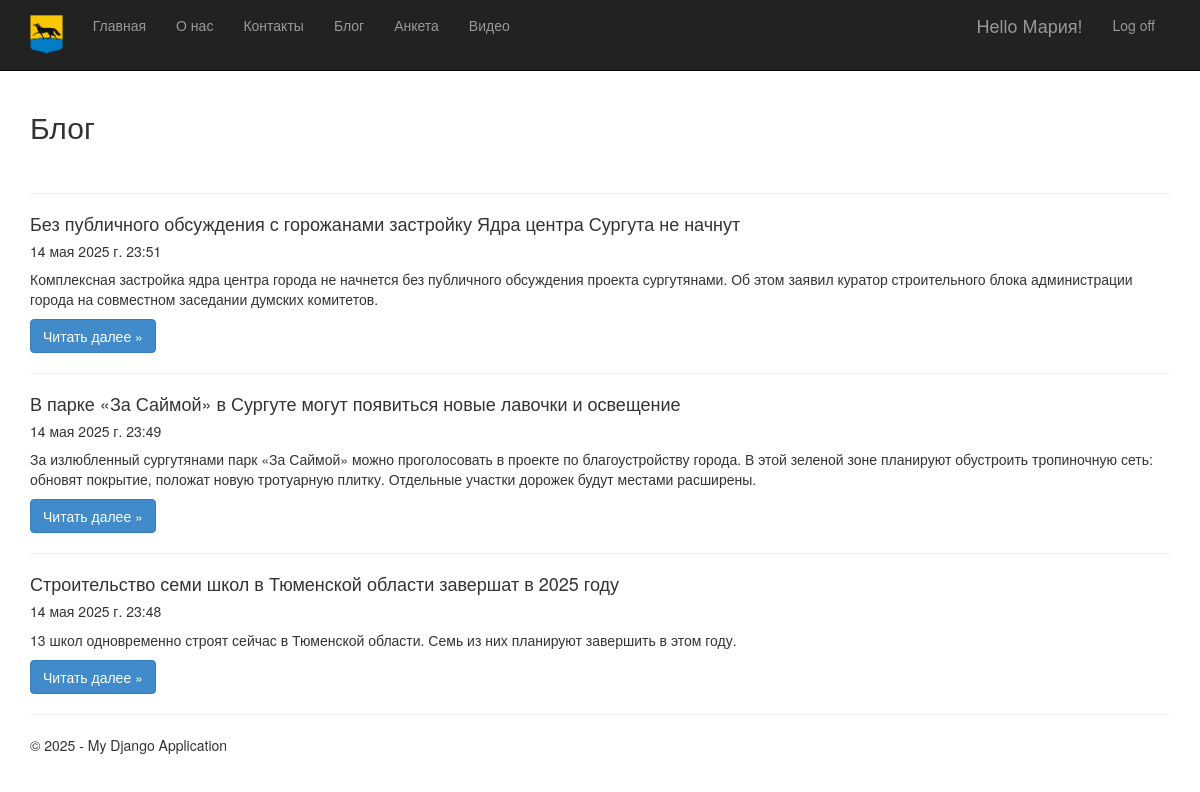
Screenshot of /blog/ (signed in) with the database file from the repository.
### app/models.py (models this page shows, shortened)
class Blog(models.Model):
    title = models.CharField(
        max_length=100,
        unique_for_date="posted",
        verbose_name="Заголовок"
    )
    description = models.TextField(verbose_name="Краткое содержание")
    content = models.TextField(verbose_name="Полное содержание")
    posted = models.DateTimeField(
        default=datetime.now,
        db_index=True,
        verbose_name="Дата публикации"
    )
    author = models.ForeignKey(
        User,
        null=True,
        blank=True,
        on_delete=models.SET_NULL,
        verbose_name="Автор"
    )
    image = models.ImageField(
        upload_to='app/content/blog_images/',
        default='app/content/blog_default.jpg',
        verbose_name="Изображение статьи",
        help_text="Рекомендуемый размер: 1200x800px"
    )
    class Meta:
        db_table = "Posts"
        ordering = ["-posted"]
        verbose_name = "статья блога"
        verbose_name_plural = "статьи блога"

### app/views.py (the view)
# urls.py: path('blog/', app.views.blog, name='blog'),
def blog(request):
    posts = Blog.objects.all().order_by('-posted')
    return render(
        request,
        'app/blog.html',
        {
            'title': 'Блог',
            'posts': posts,
            'year': datetime.now().year,
        }
    )

### app/templates/app/blog.html
{% extends "app/layout.html" %}
{% block content %}
<h2>{{ title }}</h2>
<br />
{% for post in posts %}
<hr>
<div class="blog-post">
    <h4>{{ post.title }}</h4>
    <h5>{{ post.posted }}</h5>
    <p>{{ post.description }}</p>
    <p><a href="{% url 'blogpost' post.id %}" class="btn btn-primary">Читать далее &raquo;</a></p>
</div>
{% endfor %}
{% endblock %}

### app/templates/app/loginpartial.html (shortened to what this page needs)
{% if user.is_authenticated %}
<form id="logoutForm" action="/logout/" method="post" class="navbar-right">
    <ul class="nav navbar-nav navbar-right">
        <li><span class="navbar-brand">Hello {{ user.username }}!</span></li>
        <li><a href="javascript:document.getElementById('logoutForm').submit()">Log off</a></li>
    </ul>
</form>
{% else %}
<ul class="nav navbar-nav navbar-right">
    <li><a href="{% url 'login' %}">Log in</a></li>
</ul>
{% endif %}

### app/static/app/content/site.css (style rules this page uses)
body { padding-top: 90px; padding-bottom: 20px; }

### rows the page displays
Blog: title "Без публичного обсуждения с горожанами застройку Ядра центра Сургута не начнут", posted "14 мая 2025 г. 23:51", description "Комплексная застройка ядра центра города не начнется без публичного обсуждения проекта сургутянами. Об этом заявил куратор строительного блока администрации города на совместном заседании думских комитетов."
Blog: title "В парке «За Саймой» в Сургуте могут появиться новые лавочки и освещение", posted "14 мая 2025 г. 23:49", description "За излюбленный сургутянами парк «За Саймой» можно проголосовать в проекте по благоустройству города. В этой зеленой зоне планируют обустроить тропиночную сеть: обновят покрытие, положат новую тротуарную плитку. Отдельные участки дорожек будут местами расширены."
Blog: title "Строительство семи школ в Тюменской области завершат в 2025 году", posted "14 мая 2025 г. 23:48", description "13 школ одновременно строят сейчас в Тюменской области. Семь из них планируют завершить в этом году."

### other values shown
{{ user.username }} "Мария"
{{ title }} "Блог"
